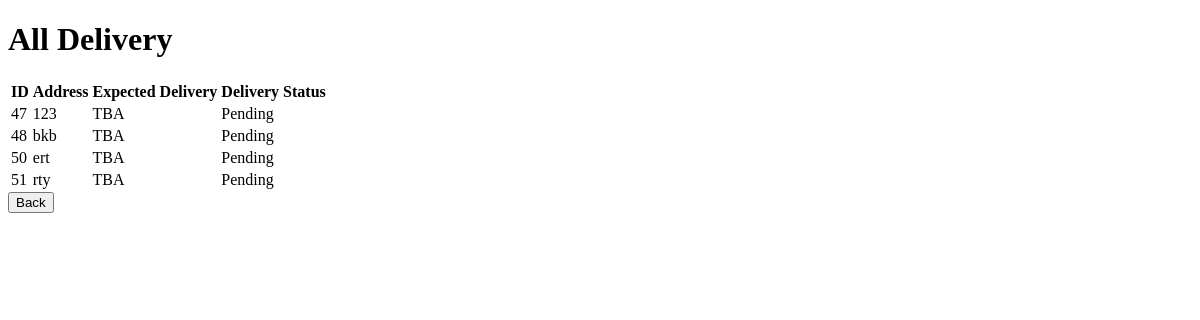
Page /viewdelivery on the earlier database version.
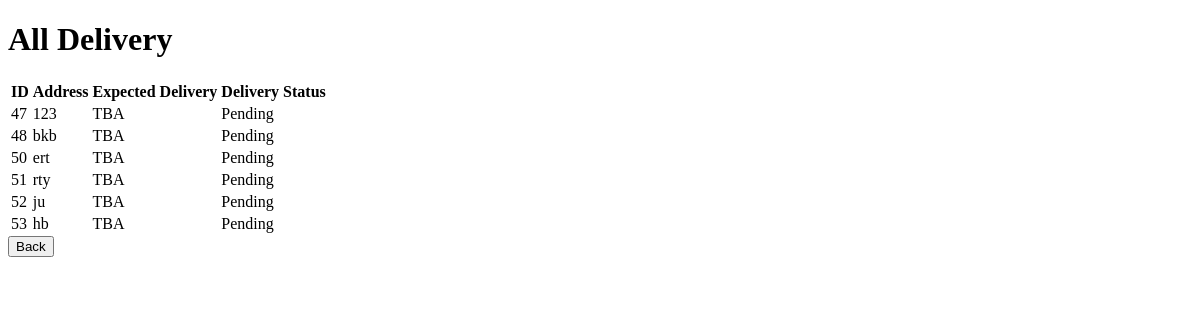
Same page on the later database version.
### main.py (models this page shows)
class Delivery(db.Model):
    id = db.Column(db.Integer, primary_key=True)
    customer_id = db.Column(db.Integer, db.ForeignKey('customer.id'), nullable=False)  # Link to customer
    delivery_status = db.Column(db.String(50), default="Pending")
    expected_delivery_date = db.Column(db.String(50), nullable=False)
    address = db.Column(db.String(255), nullable=False)
    customer = db.relationship('customer', backref=db.backref('deliveries', lazy=True))

### main.py (the view)
@tandtweb.route('/viewdelivery', methods=['GET'])
def view_delivery():
    delivery_list = Delivery.query.all()
    return render_template('viewdelivery.html', delivery_list=delivery_list)

### templates/viewdelivery.html (shortened to what this page needs)
<!DOCTYPE html>
<html lang="en">
<head>
</head>
<body>
    <h1>All Delivery</h1>
    <table>
        <thead>
            <tr>
                <th>ID</th>
                <th>Address</th>
                <th>Expected Delivery</th>
                <th>Delivery Status</th>
            </tr>
        </thead>
        <tbody>
            {% for Delivery in delivery_list %}
                <tr>
                    <td>{{ Delivery.id }}</td>
                    <td>{{ Delivery.address }}</td>
                    <td>{{ Delivery.expected_delivery_date }}</td>
                    <td>{{ Delivery.delivery_status }}</td>
                </tr>
            {% endfor %}
        </tbody>
    </table>
    <button type="button" onclick="window.location.href='/customerhome'">Back</button>
</body>
</html>

Differences in the rows shown:
added Delivery: id "52", address "ju", expected_delivery_date "TBA", delivery_status "Pending"
added Delivery: id "53", address "hb", expected_delivery_date "TBA", delivery_status "Pending"
